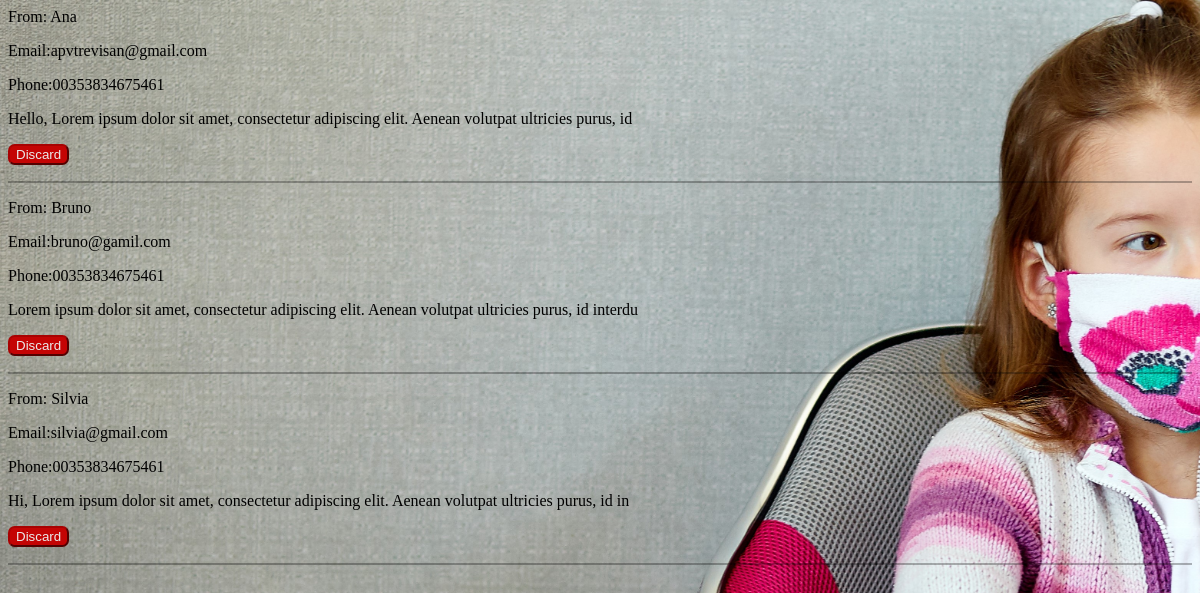
The page /contact_us_manage.php (signed in) on the database its author committed.
### tables this page shows
CREATE TABLE `contact_us` (
  `id` int NOT NULL AUTO_INCREMENT,
  `name` text NOT NULL,
  `email` text NOT NULL,
  `phone` text NOT NULL,
  `message` text NOT NULL,
  PRIMARY KEY (`id`)
);

### contact_us_manage.php (the view, shortened to what this page needs)
<?php
    require('mysql_connect.php');
?>
<html lang="en">
<head>
    <link rel="stylesheet" href="style/style.css">
</head>
<body>
<div class="container">
    <div class="row justify-content-center">
        <?php
        $query = "SELECT * FROM contact_us";
        $result = @mysqli_query($db_connection, $query);
        if ($result->num_rows > 0) {
            while($row = $result->fetch_assoc()) {
                echo"
                            <form action='admin_dash.php' method='get'>
                            <div class='display'>
                                <p class=''>From: ".$row["name"]."</p>
                                <p class=''>Email:".$row["email"]."</p>
                                <p class=''>Phone:".$row["phone"]."</p>
                                <p class=''>".$row["message"]."</p>
                                </div>
                                <div class=''>
                                    <button type='submit' name='send' value='".$row["id"]."' class='btn btn-outline-success btn-header bg-c-red'>Discard</button>
                                </div>
                            </form>
                            <div class='line'></div>";
            }
        }
        else {
            $msg = "Your message box is empty.";
        }
        ?>
    </div>
</div>
</body>
</html>

### css/style.css (style rules this page uses)
body { overflow-x: hidden; background-color:#EAEAEA; font: normal normal bold Montserrat; background-image: url("../images/img/schoolgirl-studying-at-home-with-a-notebook-and-do-BL7HVPW.jpg"); background-size:cover; background-repeat: no-repeat; background-attachment: fixed; }
.btn { font: normal normal bold ; font-size: 20px/24px; letter-spacing: 0px; color: #EAEAEA; border-color: #EAEAEA; border-radius: 0.5em; opacity: 1; }
.btn-header { border-color: #260149; background-color: #260149; border-radius:inherit; border-radius: 0.5em; }
.bg-c-red { background-color: rgb(196, 4, 4); border-color: rgb(168, 2, 2); }
.line { width: 100%; height:2px; margin-top: 1em; margin-bottom: 1em; background-color: rgba(0, 0, 0, 0.281); }

### rows shown on the page
contact_us: name "Ana", email "apvtrevisan@gmail.com", phone "00353834675461", message "Hello, Lorem ipsum dolor sit amet, consectetur adipiscing elit. Aenean volutpat ultricies purus, id", $row["id"] 10 (drawn)
contact_us: name "Bruno", email "bruno@gamil.com", phone "00353834675461", message "Lorem ipsum dolor sit amet, consectetur adipiscing elit. Aenean volutpat ultricies purus, id interdu", $row["id"] 11 (drawn)
contact_us: name "Silvia", email "silvia@gmail.com", phone "00353834675461", message "Hi, Lorem ipsum dolor sit amet, consectetur adipiscing elit. Aenean volutpat ultricies purus, id in", $row["id"] 12 (drawn)
